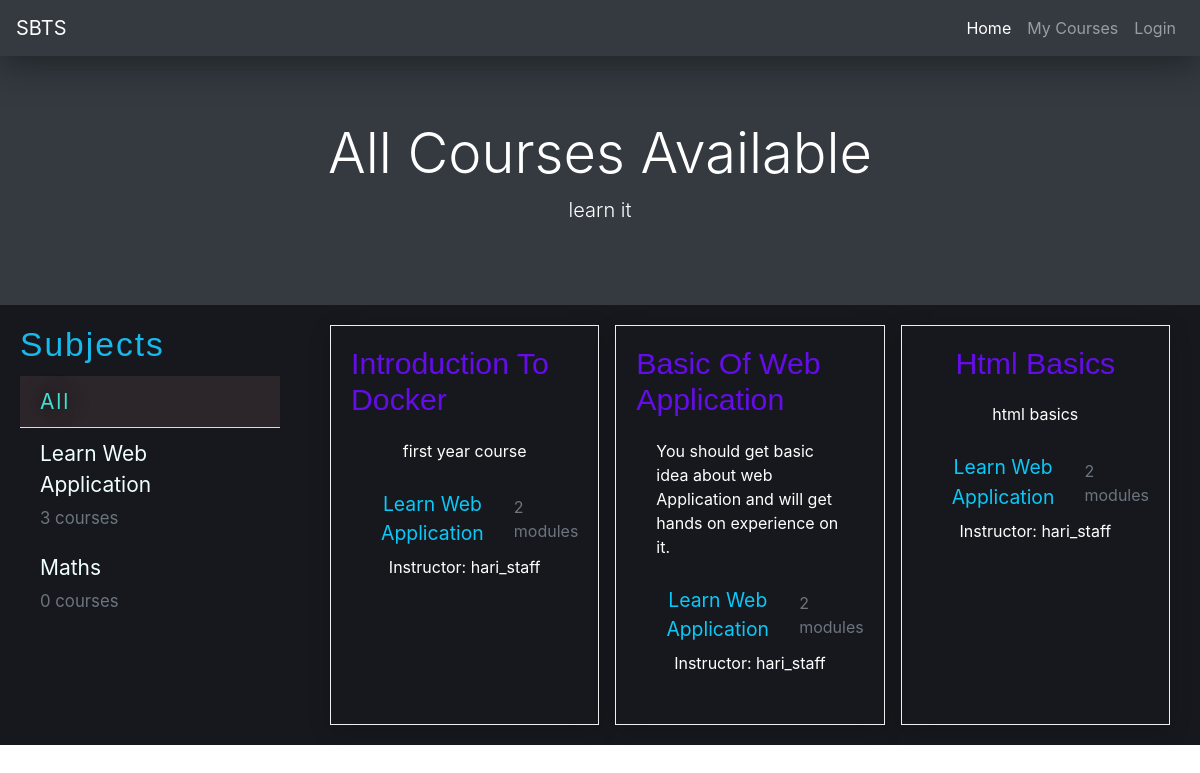
Screenshot of /course/ with the database file from the repository.
### courses/models.py (models this page shows, shortened)
class Subject(models.Model):
    title = models.CharField(max_length=255)
    slug = models.SlugField(max_length=255, unique=True)
    class Meta:
        ordering = ('title',)
    def __str__(self):
        return self.title

class Course(models.Model):
    owner = models.ForeignKey(User, on_delete=models.CASCADE, related_name='courses_created')
    subject = models.ForeignKey(Subject, on_delete=models.CASCADE, related_name='courses')
    title = models.CharField(max_length=255)
    slug = models.SlugField(max_length=255, unique=True)
    overview = models.TextField()
    created = models.DateTimeField(auto_now_add=True)
    students = models.ManyToManyField(User, related_name='course_joined', blank=True)
    class Meta:
        ordering = ('-created',)

### courses/views.py (the view)
# urls.py: path('', views.CourseListView.as_view(), name='course_list'),
class CourseListView(TemplateResponseMixin, View):
    model = Course
    template_name = "courses/course_list.html"
    def get(self, request, subject=None):
        subjects = cache.get('all_subjects')
        if not subjects:
            subjects = Subject.objects.annotate(total_courses=Count('courses'))
            cache.set('all_subjects', subjects)
        all_courses = Course.objects.annotate(total_modules=Count('modules'))
        if subject:
            subject = get_object_or_404(Subject, slug=subject)
            key     = f'subject_{subject.id}_courses'
            courses = cache.get(key)
            if not courses:
                courses = all_courses.filter(subject=subject)
                cache.set(key, courses)
        else:
            courses = cache.get('all_courses')
            if not courses:
                courses = all_courses
                cache.set('all_courses', courses)
        return self.render_to_response({'courses':courses,'subjects':subjects,'subject':subject})

### courses/templates/courses/course_list.html (shortened to what this page needs)
{% extends "base.html" %}
{% load static %}
{% block mystyles %}
    <link rel="stylesheet" href="{% static 'courses/css/course_list.css' %}">
{% endblock %}
{% block content %}
    <div class="jumbotron jumbotron-fluid banner m-0 bg-dark"style="background-color: #343a40;">
        <div class="container text-center">
            <h2 class="display-4" style="color:white;" >All Courses Available</h2>
            <p class="lead" style="color:white;">learn it</p>
        </div>
    </div>
    <section id="sec1">
        <aside class="subject-sidebar">
            <h2>Subjects</h2>
            <ul>
                <li>
                    <a href="{% url 'course_list' %}" class="{% if not subject %}selected{% endif %}" >All</a>
                </li>
                {% for sub in subjects %}
                    <li>
                        <a href="{% url 'course_list_subject' sub.slug %}" class="{% if sub == subject %}selected{% endif %}">
                            {{ sub.title|title}} <br> <span class="count text-muted small">{{ sub.courses.count }} courses </span>
                        </a>
                    </li>
                {% endfor %}
            </ul>
        </aside>
        <main class="courses"style="background-color: #0e0f15f5;">
            {% for c in courses %}
                {% with sub=c.subject %}
                    <div class="course-bx"  style="background-color:#343a40s; color:white;">
                        <h2><a href="{% url 'course_detail' c.slug %}">{{ c.title|title }}</a></h2>
                        <div class="course-overview">
                            {{ c.overview|truncatewords:20|safe }}
                        </div>
                        <p class="course-options">
                            <a href="{% url 'course_list_subject' sub.slug %}" class="btn">
                                {{ sub }}
                            </a>
                            <span class="text-muted">{{ c.total_modules }} modules</span>
                        </p>
                        <span> Instructor: {{ c.owner }}</span>
                    </div>
                {% endwith %}
            {% empty %}
                <p class="text-muted lead">
                    No courses are available.
                </p>
            {% endfor %}
        </main>
    </section>
{% endblock %}

### templates/base.html (shortened to what this page needs)
<!DOCTYPE html>
{% load static %}
<html lang="en">
<head>
    <link rel="stylesheet" href="https://stackpath.bootstrapcdn.com/bootstrap/4.3.1/css/bootstrap.min.css"
>
    <link rel="stylesheet" href="https://ajax.googleapis.com/ajax/libs/jqueryui/1.12.1/themes/smoothness/jquery-ui.css">
    {% block mystyles %}{% endblock %}
</head>
<body>
    <header>
        {% include "navbar.html" %}
    </header>
    <body>
    {% block content %}
    {% endblock %}
</body>
</html>

### templates/navbar.html (shortened to what this page needs)
<nav class="navbar navbar-expand-lg  navbar-dark bg-dark" style="box-shadow: 0 10px 35px #212529;">
    <a class="navbar-brand" href="#">SBTS</a>
    <div class="collapse navbar-collapse" id="navbarSupportedContent">
        <ul class="navbar-nav ml-lg-auto">
            <li class="nav-item active">
                <a class="nav-link" href="/course">Home <span class="sr-only">(current)</span></a>
            </li>
            {% if user.is_staff %}
                <a class="nav-link" href="/course/create">Create</a>
                <a class="nav-link" href="/course/mine">My Courses</a>
            {% else %}
            <li class="nav-item">
                <a class="nav-link" href="/students/courses/">My Courses</a>
            </li>
            {% endif %}
            {% if user.is_authenticated %}
                <li class="nav-item">
                    <a class="nav-link" href="{% url 'logout' %}">Logout</a>
                </li>
            {% else %}
                <li class="nav-item">
                    <a class="nav-link" href="{% url 'login' %}">Login</a>
                </li>
            {% endif %}
        </ul>
    </div>
</nav>

### courses/static/courses/css/course_list.css (style rules this page uses)
#sec1 { width: 100%; margin: 0; padding: 0 auto; display: grid; grid-template-columns: 1fr 3fr; }
#sec1 .subject-sidebar { margin: 0; padding: 20px; background: #0e0f15f5; }
#sec1 .subject-sidebar h2 { margin: 0; margin-bottom: 10px; padding: 0; font-size: 2.1rem; letter-spacing: 2px; font-weight: 500; color: #16baec; font-family: 'Gill Sans', 'Gill Sans MT', Calibri, 'Trebuchet MS', sans-serif; }
#sec1 .subject-sidebar ul { display: flex; justify-content: center; align-items: center; flex-direction: column; margin: 0; padding: 0; }
#sec1 .subject-sidebar ul li { list-style-type: none; width: 100%; }
#sec1 .subject-sidebar ul li a { display: block; width: 100%; text-decoration: none; color: azure; padding: 10px 20px; font-size: 1.31rem; transition: .5s; }
#sec1 .subject-sidebar ul li a.selected, #sec1 .subject-sidebar ul li a:hover { color: turquoise; text-shadow: 0 0 20px rgba(0, 0, 0, .89); letter-spacing: 1.8px; background: #614e4e47; border-bottom: 1px groove gainsboro; }
.courses { width: 100%; margin: 0; padding: 20px 30px; display: grid; grid-template-columns: repeat(3, 1fr); grid-auto-rows: minmax(200px, 400px); grid-gap: 1em; }
.course-bx { border: 1px solid #eee; margin: 0; padding: 20px; display: flex; align-items: center; flex-direction: column; height: 100%; box-shadow: 0 5px 20px rgba(0, 0, 0, .2); transition: .5s; }
.course-bx h2 { margin: 0; padding: 0; }
.course-bx h2 a { display: block; font-family: 'Lucida Sans', 'Lucida Sans Regular', 'Lucida Grande', 'Lucida Sans Unicode', Geneva, Verdana, sans-serif; font-size: 1.89rem; color: #640dea; text-decoration: none; }
.course-bx .course-overview { padding: 20px; margin: 0; }
.course-bx .course-options { display: flex; align-items: center; justify-content: flex-start; margin: 0; }
.course-bx .course-options a { color: #0ac9f8; font-size: 1.21rem; }

### rows the page displays
Subject: title "Learn Web Application", courses.count "3"
Subject: title "Maths", courses.count "0"
Course: title "Introduction To Docker", overview "first year course", subject "Learn Web Application", total_modules "2", owner "hari_staff"
Course: title "Basic Of Web Application", overview "You should get basic idea about web Application and will get hands on experience on it.", subject "Learn Web Application", total_modules "2", owner "hari_staff"
Course: title "Html Basics", overview "html basics", subject "Learn Web Application", total_modules "2", owner "hari_staff"
